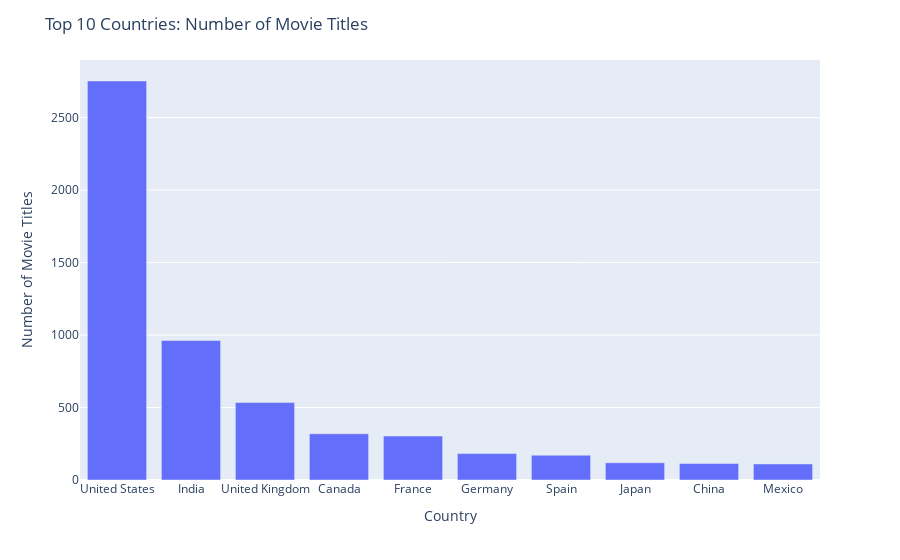

Notebook code cell kept with this figure:
### Code cell
fig = px.bar(data_frame=top_10_countries_movies, x="Country", y="title")
fig.update_layout(title="Top 10 Countries: Number of Movie Titles",
                  yaxis_title="Number of Movie Titles")
fig.show()

### Figure 1 — Plotly figure (JSON) as saved in the notebook; plotly's stock layout.template omitted (floating-point values rounded to 4 significant figures)
{"data": [{"alignmentgroup": "True", "hovertemplate": "Country=%{x}<br>title=%{y}<extra></extra>", "legendgroup": "", "marker": {"color": "#636efa", "pattern": {"shape": ""}}, "name": "", "offsetgroup": "", "orientation": "v", "showlegend": false, "textposition": "auto", "type": "bar", "x": ["United States", "India", "United Kingdom", "Canada", "France", "Germany", "Spain", "Japan", "China", "Mexico"], "xaxis": "x", "y": [2752, 962, 534, 319, 303, 182, 171, 119, 114, 111], "yaxis": "y"}], "layout": {"barmode": "relative", "legend": {"tracegroupgap": 0}, "margin": {"t": 60}, "title": {"text": "Top 10 Countries: Number of Movie Titles"}, "xaxis": {"anchor": "y", "domain": [0, 1], "title": {"text": "Country"}}, "yaxis": {"anchor": "x", "domain": [0, 1], "title": {"text": "Number of Movie Titles"}}}}
